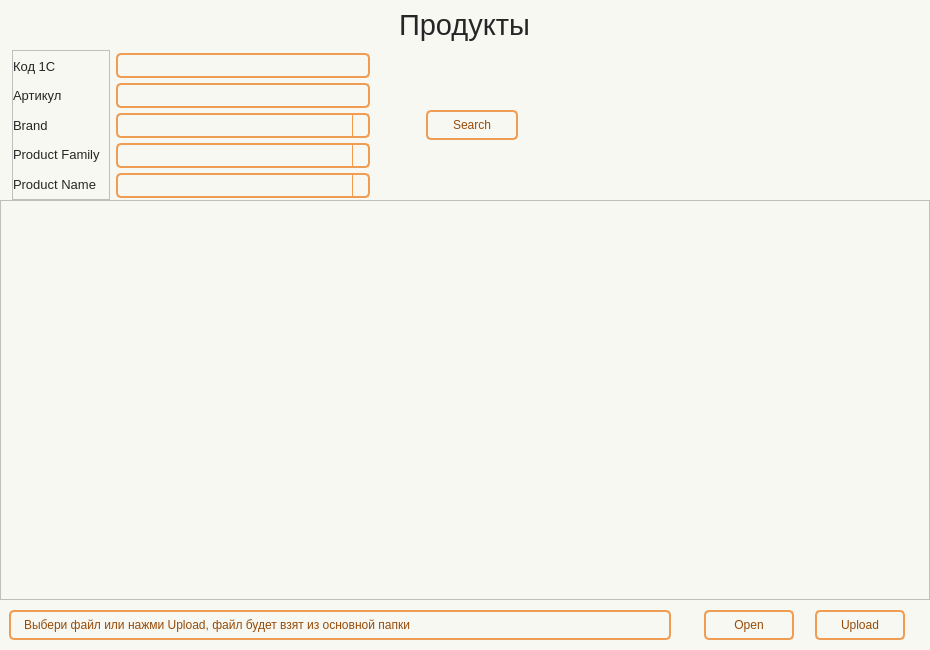
<?xml version="1.0" encoding="UTF-8"?>
<ui version="4.0">
 <class>Form</class>
 <widget class="QWidget" name="Form">
  <property name="geometry">
   <rect>
    <x>0</x>
    <y>0</y>
    <width>930</width>
    <height>650</height>
   </rect>
  </property>
  <property name="minimumSize">
   <size>
    <width>930</width>
    <height>650</height>
   </size>
  </property>
  <property name="windowTitle">
   <string>Form</string>
  </property>
  <property name="styleSheet">
   <string notr="true">QWidget{
	background-color: #f8f8f2;
}

#Title_label.QLabel {
color: #262626;
font: 22pt &quot;Tahoma&quot;;
}

QLabel {
color: #262626;
font: 10pt &quot;Tahoma&quot;;
}

QPushButton {
	border: 2px solid #f09d54;
	border-radius: 5px;
	background-color: #f8f8f2;
	color: #964b09;
	font: 10pt &quot;Tahoma&quot;;
}

QPushButton:hover {
	background-color: #f28223;
	color: #ffffff;
}

QPushButton:pressed {
	background-color: #f28223;
	border: 2px solid #f28223;
	color: #ffffff;
}


QTableWidget {	
	background-color: #f8f8f2;
	padding: 10px;
	border-radius: 5px;
	gridline-color: #f8994a;
    outline: none;
	color: #262626;
}
QTableWidget::item{
	border-color: #f8994a;
	padding-left: 5px;
	padding-right: 5px;
	gridline-color: #f8994a;
	color: #262626;
}
QTableWidget::item:selected{
	background-color: #f6c294;
    color: #262626;
}
QHeaderView::section{
	background-color: #f8f8f2;
	max-width: 30px;
	border: none;
	border-style: none;
}
QTableWidget::horizontalHeader {	
	background-color: #f8994a;
}
QHeaderView::section:horizontal {
    border: 1px solid #f8994a;
	background-color: #ffd4af;
	padding: 3px;
	border-top-left-radius: 7px;
    border-top-right-radius: 7px;
    color: #262626;
}
QHeaderView::section:vertical {
    border: 1px solid #f8994a;
	color: #262626;
}

QLineEdit {
	background-color: #f8f8f2;
	border-radius: 5px;
	border: 2px solid #f09d54;
	padding-left: 10px;
	selection-color: rgb(255, 255, 255);
	selection-background-color: #f28223;
    color: #262626;
}
QLineEdit:hover {
	border: 2px solid #f28223;
}
QLineEdit:focus {
	border: 2px solid #f28223;
}

QComboBox {
	background-color: #f8f8f2;
	border-radius: 5px;
	border: 2px solid #f09d54;
	padding-left: 10px;
	selection-color: #f28223;
	selection-background-color: #f28223;
    color: #262626;
	font: 10pt &quot;Tahoma&quot;;
}
QComboBox:hover {
	border: 2px solid #f28223;
	
}
QComboBox:focus {
	border: 2px solid #f28223;
}

QComboBox QAbstractItemView::item {
	color: #262626;
}
QComboBox QAbstractItemView::item::selected {
	background-color: #f09d54;
	color: #ffffff;
}

QComboBox::down-arrow {
	
	image: url(:/icon/icon/chevron-down — копия — копия.svg);
}
QComboBox::drop-down {
    subcontrol-origin: padding;
    subcontrol-position: top right;
    width: 15px;
    border-left-width: 1px;
    border-left-color: #f8994a;
    border-left-style: solid; /* just a single line */
    border-top-right-radius: 3px; /* same radius as the QComboBox */
    border-bottom-right-radius: 3px;
	color: #262626;
}

QScrollBar:horizontal {
    border: none;
    background: #f8994a;
    height: 8px;
    margin: 0px 21px 0 21px;
	border-radius: 0px;
}
QScrollBar::handle:horizontal {
    background: #f6c294;
    min-width: 25px;
	border-radius: 4px
}
QScrollBar::add-line:horizontal {
    border: none;
    background: #f8994a;
    width: 20px;
	border-top-right-radius: 4px;
    border-bottom-right-radius: 4px;
    subcontrol-position: right;
    subcontrol-origin: margin;
}
QScrollBar::sub-line:horizontal {
    border: none;
    background: #f8994a;
    width: 20px;
	border-top-left-radius: 4px;
    border-bottom-left-radius: 4px;
    subcontrol-position: left;
    subcontrol-origin: margin;
}
QScrollBar::up-arrow:horizontal, QScrollBar::down-arrow:horizontal
{
     background: none;
}
QScrollBar::add-page:horizontal, QScrollBar::sub-page:horizontal
{
     background: none;
}
 QScrollBar:vertical {
	border: none;
    background-color: #f8994a;
    width: 8px;
    margin: 21px 0 21px 0;
	border-radius: 0px;
 }
 QScrollBar::handle:vertical {	
	background: #f6c294;
    min-height: 25px;
	border-radius: 4px
 }
 QScrollBar::add-line:vertical {
     border: none;
    background: #f8994a;
     height: 20px;
	border-bottom-left-radius: 4px;
    border-bottom-right-radius: 4px;
     subcontrol-position: bottom;
     subcontrol-origin: margin;
 }
 QScrollBar::sub-line:vertical {
	border: none;
    background: #f8994a;
     height: 20px;
	border-top-left-radius: 4px;
    border-top-right-radius: 4px;
     subcontrol-position: top;
     subcontrol-origin: margin;
 }
 QScrollBar::up-arrow:vertical, QScrollBar::down-arrow:vertical {
     background: none;
 }

 QScrollBar::add-page:vertical, QScrollBar::sub-page:vertical {
     background: none;
 }</string>
  </property>
  <layout class="QHBoxLayout" name="horizontalLayout">
   <property name="leftMargin">
    <number>0</number>
   </property>
   <property name="topMargin">
    <number>0</number>
   </property>
   <property name="rightMargin">
    <number>0</number>
   </property>
   <property name="bottomMargin">
    <number>0</number>
   </property>
   <item>
    <widget class="QWidget" name="widget" native="true">
     <layout class="QVBoxLayout" name="verticalLayout">
      <property name="spacing">
       <number>0</number>
      </property>
      <property name="leftMargin">
       <number>0</number>
      </property>
      <property name="topMargin">
       <number>0</number>
      </property>
      <property name="rightMargin">
       <number>0</number>
      </property>
      <property name="bottomMargin">
       <number>0</number>
      </property>
      <item alignment="Qt::AlignmentFlag::AlignHCenter">
       <widget class="QLabel" name="Title_label">
        <property name="minimumSize">
         <size>
          <width>0</width>
          <height>50</height>
         </size>
        </property>
        <property name="font">
         <font>
          <family>Tahoma</family>
          <pointsize>22</pointsize>
          <italic>false</italic>
          <bold>false</bold>
         </font>
        </property>
        <property name="layoutDirection">
         <enum>Qt::LayoutDirection::LeftToRight</enum>
        </property>
        <property name="text">
         <string>Продукты</string>
        </property>
        <property name="alignment">
         <set>Qt::AlignmentFlag::AlignCenter</set>
        </property>
       </widget>
      </item>
      <item>
       <widget class="QFrame" name="frame_Search">
        <property name="minimumSize">
         <size>
          <width>0</width>
          <height>150</height>
         </size>
        </property>
        <property name="maximumSize">
         <size>
          <width>16777215</width>
          <height>150</height>
         </size>
        </property>
        <layout class="QHBoxLayout" name="horizontalLayout_2">
         <property name="leftMargin">
          <number>12</number>
         </property>
         <property name="topMargin">
          <number>0</number>
         </property>
         <property name="rightMargin">
          <number>0</number>
         </property>
         <property name="bottomMargin">
          <number>0</number>
         </property>
         <item>
          <widget class="QFrame" name="frame">
           <property name="frameShape">
            <enum>QFrame::Shape::StyledPanel</enum>
           </property>
           <property name="frameShadow">
            <enum>QFrame::Shadow::Raised</enum>
           </property>
           <layout class="QVBoxLayout" name="verticalLayout_2">
            <property name="leftMargin">
             <number>0</number>
            </property>
            <property name="topMargin">
             <number>3</number>
            </property>
            <property name="rightMargin">
             <number>9</number>
            </property>
            <property name="bottomMargin">
             <number>3</number>
            </property>
            <item>
             <widget class="QLabel" name="label_2">
              <property name="font">
               <font>
                <family>Tahoma</family>
                <pointsize>10</pointsize>
                <italic>false</italic>
                <bold>false</bold>
               </font>
              </property>
              <property name="text">
               <string>Код 1С</string>
              </property>
             </widget>
            </item>
            <item>
             <widget class="QLabel" name="label_6">
              <property name="font">
               <font>
                <family>Tahoma</family>
                <pointsize>10</pointsize>
                <italic>false</italic>
                <bold>false</bold>
               </font>
              </property>
              <property name="text">
               <string>Артикул</string>
              </property>
             </widget>
            </item>
            <item>
             <widget class="QLabel" name="label_5">
              <property name="font">
               <font>
                <family>Tahoma</family>
                <pointsize>10</pointsize>
                <italic>false</italic>
                <bold>false</bold>
               </font>
              </property>
              <property name="text">
               <string>Brand</string>
              </property>
             </widget>
            </item>
            <item>
             <widget class="QLabel" name="label_4">
              <property name="font">
               <font>
                <family>Tahoma</family>
                <pointsize>10</pointsize>
                <italic>false</italic>
                <bold>false</bold>
               </font>
              </property>
              <property name="text">
               <string>Product Family</string>
              </property>
             </widget>
            </item>
            <item>
             <widget class="QLabel" name="label_3">
              <property name="font">
               <font>
                <family>Tahoma</family>
                <pointsize>10</pointsize>
                <italic>false</italic>
                <bold>false</bold>
               </font>
              </property>
              <property name="text">
               <string>Product Name</string>
              </property>
             </widget>
            </item>
           </layout>
          </widget>
         </item>
         <item>
          <widget class="QFrame" name="frame_2">
           <property name="minimumSize">
            <size>
             <width>220</width>
             <height>0</height>
            </size>
           </property>
           <property name="maximumSize">
            <size>
             <width>300</width>
             <height>16777215</height>
            </size>
           </property>
           <layout class="QVBoxLayout" name="verticalLayout_3">
            <property name="spacing">
             <number>6</number>
            </property>
            <property name="leftMargin">
             <number>0</number>
            </property>
            <property name="topMargin">
             <number>3</number>
            </property>
            <property name="rightMargin">
             <number>0</number>
            </property>
            <property name="bottomMargin">
             <number>3</number>
            </property>
            <item>
             <widget class="QLineEdit" name="line_ID">
              <property name="minimumSize">
               <size>
                <width>0</width>
                <height>25</height>
               </size>
              </property>
              <property name="maximumSize">
               <size>
                <width>16777215</width>
                <height>25</height>
               </size>
              </property>
              <property name="font">
               <font>
                <family>Tahoma</family>
                <pointsize>10</pointsize>
               </font>
              </property>
              <property name="text">
               <string/>
              </property>
             </widget>
            </item>
            <item>
             <widget class="QLineEdit" name="line_Artical">
              <property name="minimumSize">
               <size>
                <width>0</width>
                <height>25</height>
               </size>
              </property>
              <property name="font">
               <font>
                <family>Tahoma</family>
                <pointsize>10</pointsize>
               </font>
              </property>
             </widget>
            </item>
            <item>
             <widget class="QComboBox" name="line_Brand">
              <property name="minimumSize">
               <size>
                <width>0</width>
                <height>25</height>
               </size>
              </property>
              <property name="maximumSize">
               <size>
                <width>16777215</width>
                <height>25</height>
               </size>
              </property>
              <property name="currentText">
               <string/>
              </property>
              <property name="currentIndex">
               <number>-1</number>
              </property>
             </widget>
            </item>
            <item>
             <widget class="QComboBox" name="line_Prod_Fam">
              <property name="minimumSize">
               <size>
                <width>0</width>
                <height>25</height>
               </size>
              </property>
              <property name="maximumSize">
               <size>
                <width>16777215</width>
                <height>25</height>
               </size>
              </property>
             </widget>
            </item>
            <item>
             <widget class="QComboBox" name="line_Prod_name">
              <property name="minimumSize">
               <size>
                <width>0</width>
                <height>25</height>
               </size>
              </property>
              <property name="maximumSize">
               <size>
                <width>16777215</width>
                <height>25</height>
               </size>
              </property>
             </widget>
            </item>
           </layout>
          </widget>
         </item>
         <item>
          <spacer name="horizontalSpacer">
           <property name="orientation">
            <enum>Qt::Orientation::Horizontal</enum>
           </property>
           <property name="sizeType">
            <enum>QSizePolicy::Policy::Fixed</enum>
           </property>
           <property name="sizeHint" stdset="0">
            <size>
             <width>50</width>
             <height>20</height>
            </size>
           </property>
          </spacer>
         </item>
         <item>
          <widget class="QFrame" name="frame_3">
           <property name="minimumSize">
            <size>
             <width>93</width>
             <height>0</height>
            </size>
           </property>
           <property name="maximumSize">
            <size>
             <width>93</width>
             <height>16777215</height>
            </size>
           </property>
           <layout class="QVBoxLayout" name="verticalLayout_4" stretch="0">
            <property name="spacing">
             <number>0</number>
            </property>
            <property name="leftMargin">
             <number>0</number>
            </property>
            <property name="topMargin">
             <number>0</number>
            </property>
            <property name="rightMargin">
             <number>0</number>
            </property>
            <property name="bottomMargin">
             <number>0</number>
            </property>
            <item>
             <widget class="QPushButton" name="btn_find">
              <property name="minimumSize">
               <size>
                <width>92</width>
                <height>30</height>
               </size>
              </property>
              <property name="maximumSize">
               <size>
                <width>92</width>
                <height>16777215</height>
               </size>
              </property>
              <property name="text">
               <string>Search</string>
              </property>
              <property name="icon">
               <iconset resource="../resource.qrc">
                <normaloff>:/icon/icon/search — копия — копия.svg</normaloff>:/icon/icon/search — копия — копия.svg</iconset>
              </property>
             </widget>
            </item>
           </layout>
          </widget>
         </item>
         <item>
          <spacer name="horizontalSpacer_2">
           <property name="orientation">
            <enum>Qt::Orientation::Horizontal</enum>
           </property>
           <property name="sizeType">
            <enum>QSizePolicy::Policy::Fixed</enum>
           </property>
           <property name="sizeHint" stdset="0">
            <size>
             <width>50</width>
             <height>20</height>
            </size>
           </property>
          </spacer>
         </item>
         <item>
          <spacer name="horizontalSpacer_3">
           <property name="orientation">
            <enum>Qt::Orientation::Horizontal</enum>
           </property>
           <property name="sizeHint" stdset="0">
            <size>
             <width>361</width>
             <height>20</height>
            </size>
           </property>
          </spacer>
         </item>
        </layout>
       </widget>
      </item>
      <item>
       <widget class="QTableView" name="table">
        <property name="font">
         <font>
          <family>Tahoma</family>
          <pointsize>10</pointsize>
         </font>
        </property>
       </widget>
      </item>
      <item>
       <widget class="QFrame" name="frame_Update">
        <property name="minimumSize">
         <size>
          <width>0</width>
          <height>50</height>
         </size>
        </property>
        <property name="maximumSize">
         <size>
          <width>16777215</width>
          <height>50</height>
         </size>
        </property>
        <layout class="QHBoxLayout" name="horizontalLayout_4">
         <property name="spacing">
          <number>0</number>
         </property>
         <property name="leftMargin">
          <number>0</number>
         </property>
         <property name="topMargin">
          <number>0</number>
         </property>
         <property name="rightMargin">
          <number>0</number>
         </property>
         <property name="bottomMargin">
          <number>0</number>
         </property>
         <item>
          <widget class="QFrame" name="frame_4">
           <property name="minimumSize">
            <size>
             <width>0</width>
             <height>50</height>
            </size>
           </property>
           <layout class="QVBoxLayout" name="verticalLayout_5">
            <item>
             <widget class="QLabel" name="label_Prod_File">
              <property name="minimumSize">
               <size>
                <width>0</width>
                <height>30</height>
               </size>
              </property>
              <property name="maximumSize">
               <size>
                <width>16777215</width>
                <height>30</height>
               </size>
              </property>
              <property name="styleSheet">
               <string notr="true">QLabel {
	background-color: #f8f8f2;
	border-radius: 5px;
	border: 2px solid #f09d54;
	padding-left: 10px;
	color: #964b09;
	font: 10pt &quot;Tahoma&quot;;
}</string>
              </property>
              <property name="text">
               <string>Выбери файл или нажми Upload, файл будет взят из основной папки</string>
              </property>
             </widget>
            </item>
           </layout>
          </widget>
         </item>
         <item>
          <widget class="QFrame" name="frame_5">
           <property name="minimumSize">
            <size>
             <width>120</width>
             <height>50</height>
            </size>
           </property>
           <property name="maximumSize">
            <size>
             <width>250</width>
             <height>16777215</height>
            </size>
           </property>
           <layout class="QHBoxLayout" name="horizontalLayout_3">
            <item>
             <widget class="QPushButton" name="btn_open_file">
              <property name="minimumSize">
               <size>
                <width>90</width>
                <height>30</height>
               </size>
              </property>
              <property name="maximumSize">
               <size>
                <width>90</width>
                <height>16777215</height>
               </size>
              </property>
              <property name="text">
               <string>Open</string>
              </property>
              <property name="icon">
               <iconset resource="../resource.qrc">
                <normaloff>:/icon/icon/folder — копия — копия.svg</normaloff>:/icon/icon/folder — копия — копия.svg</iconset>
              </property>
             </widget>
            </item>
            <item>
             <widget class="QPushButton" name="btn_upload_file">
              <property name="minimumSize">
               <size>
                <width>90</width>
                <height>30</height>
               </size>
              </property>
              <property name="maximumSize">
               <size>
                <width>90</width>
                <height>16777215</height>
               </size>
              </property>
              <property name="text">
               <string>Upload</string>
              </property>
              <property name="icon">
               <iconset resource="../resource.qrc">
                <normaloff>:/icon/icon/upload — копия — копия.svg</normaloff>:/icon/icon/upload — копия — копия.svg</iconset>
              </property>
             </widget>
            </item>
           </layout>
          </widget>
         </item>
        </layout>
       </widget>
      </item>
     </layout>
    </widget>
   </item>
  </layout>
 </widget>
 <resources>
  <include location="../resource.qrc"/>
 </resources>
 <connections/>
</ui>
